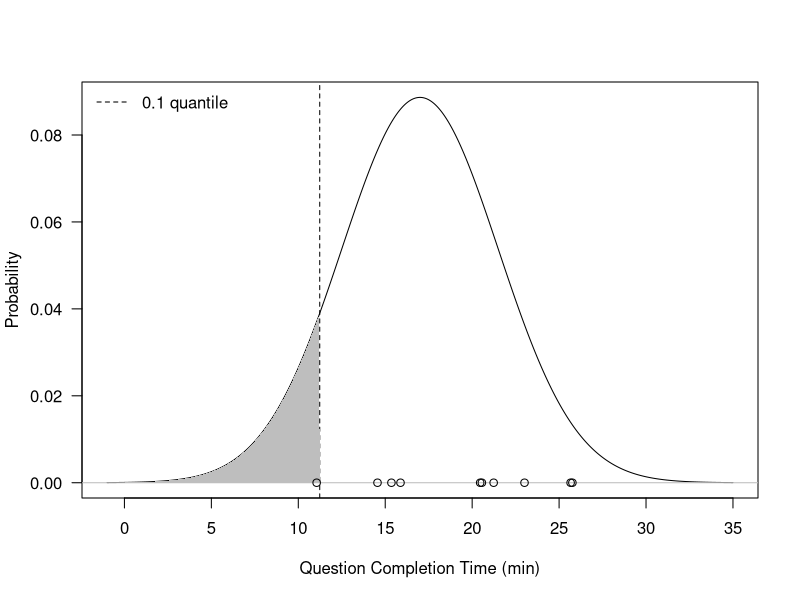

The R script that drew this image:
# 16.4 A tutor knows that the length of time taken to complete a certain
#      statistics question by first-year undergraduate students, X, is
#      normally distributed with a mean of 17 minutes and a standard
#      deviation of 4.5 minutes.

mu <- 17
sigma <- 4.5

# 16.4a
#      i. What is the probability a randomly selected undergraduate
#         takes more than 20 minutes to complete the question?

1 - pnorm(20, mean=mu, sd=sigma)

#     ii. What's the chance that a student takes between 5 and 10
#         minutes to finish the question?

pnorm(10, mean=mu, sd=sigma) - pnorm(5, mean=mu, sd=sigma)

#   iii. Find the time that marks off the slowest 10% of students

slowest_10_time <- qnorm(p=0.1, mean=mu, sd=sigma)

#    iv. Plot the normal distribution of interest between +- 4sigma
#        and shade in the probability area of (iii), the slowest 10%
#        of students.

times <- seq(mu-4*sigma,mu+4*sigma,length=500)
probs <- dnorm(times, mean=mu, sd=sigma)
slowest_10_x_vals <- times[times>=0 & times<=slowest_10_time]
slowest_10_y_vals <- probs[times>=0 & times<=slowest_10_time]

plot(times, probs, type="l", las=1, xlim=c(mu-4*sigma,mu+4*sigma), xlab="Question Completion Time (min)", ylab="Probability") #las=1 forces horizontal y-axis labels
abline(h=0,col="gray") # horizontal line at 0
abline(v=c(slowest_10_time),lty=2)
legend("topleft", legend=c("0.1 quantile"), lty=2, bty="n")
polygon(rbind(c(0,0), cbind(slowest_10_x_vals,slowest_10_y_vals), c(slowest_10_time,0)), border=NA, col="gray")

#     v. Generate a realization of times based on a class of 10 students
#        completing the question.

sims <- rnorm(n=10,mu,sigma)

points(sims,rep(0,times=length(sims))) # Just for fun

# 16.4b A meticulous gardener is interested in the length of blades
#      of grass on his lawn. He believes that blade length X follows a
#      normal distribution centered on 10 mm with a variance of 2 mm.

grass_mu <- 10
grass_var <- 2
grass_sd <- sqrt(grass_var)

#      i. Find the probability that a blade of grass is between 9.5 and 11 mm long

pnorm(11, grass_mu, grass_sd) - pnorm(9.5, grass_mu, grass_sd)

#     ii. What are the standardized values of 9.5 and 11 in the context of this dist?
#         Using the standardized values, confirm that you can obtain the same prob
#         you found in (i) with the standard normal density.

z_11 <- (11-grass_mu)/grass_sd
z_9.5 <- (9.5-grass_mu)/grass_sd
pnorm(z_11) - pnorm(z_9.5)

#    iii. Below which value are the shortest 2.5% of blade lengths found?

shortest_2.5 <- qnorm(0.025, grass_mu, grass_sd)

#     iv. Standardize your answer from (iii).

(shortest_2.5-grass_mu)/grass_sd
